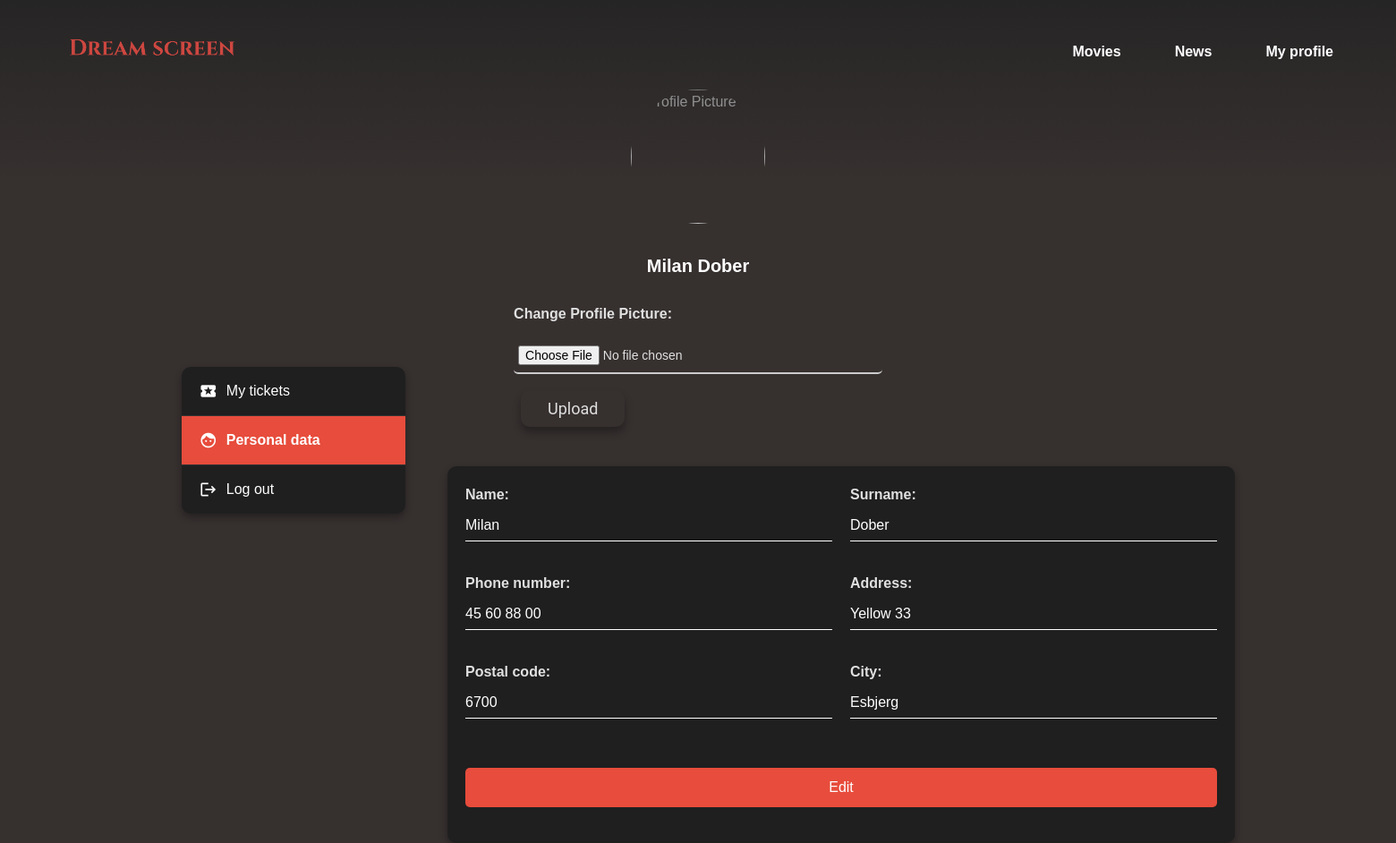
Page /user_profile/views/user_data.php (signed in) on the committed database.
### tables this page shows
CREATE TABLE User (
    userID INT AUTO_INCREMENT PRIMARY KEY,
    firstName VARCHAR(80) NOT NULL,
    lastName VARCHAR(80) NOT NULL,
    email VARCHAR(100) NOT NULL,
    userPicture VARCHAR(255),
    phoneNumber VARCHAR(11),
    password VARCHAR(100) NOT NULL,
    street VARCHAR(100),
    postalCode VARCHAR(4),
    FOREIGN KEY (postalCode) REFERENCES PostalCode(postalCode)
);

CREATE TABLE PostalCode (
    postalCode VARCHAR(4) NOT NULL PRIMARY KEY,
    city CHAR(80) NOT NULL
);

### user_profile/templates/user_sidebar_logic.php (called while the page is built, shortened)
<?php
require_once '../classes/user.php';
$userID = $_SESSION['user_id'];
$user = new User();
$currentPage = basename($_SERVER['PHP_SELF']);
$userData = $user->getUserProfile($userID);
$userData = array_map(
    fn($value) => $value !== null ? htmlspecialchars($value, ENT_QUOTES, 'UTF-8') : '',
    $userData
);
?>

### user_profile/classes/user.php (called while the page is built, shortened)
<?php
require_once '../../includes/connection.php';
class User {
    private $db;
    public function __construct() {
        global $db;
        $this->db = $db;
    }
    public function getUserProfile($userID) {
        $stmt = $this->db->prepare('
            SELECT u.*, p.city
            FROM User u
            LEFT JOIN PostalCode p ON u.postalCode = p.postalCode
            WHERE userID = :userID
        ');
        $stmt->execute(['userID' => $userID]);
        return $stmt->fetch(PDO::FETCH_ASSOC);
    }
}

### user_profile/views/user_data.php (the view, shortened to what this page needs)
<?php
require_once '../classes/user.php';
require_once '../templates/user_sidebar.php';
require_once '../../navbar_footer/cinema_navbar.php';
$userID = $_SESSION['user_id'];
$user = new User();
$userData = $user->getUserProfile($userID);
$userData = array_map(fn($value) => htmlspecialchars($value, ENT_QUOTES, 'UTF-8'), $userData);
?>
<!DOCTYPE html>
<html lang="en">
<head>
    <link rel="stylesheet" href="../../css/style.css">
</head>
<body>
<div class="user-account-main">
    <div class="user-account-data">
        <div class="user-account-form-container">
            <div class="form-group">
                <label>Name:</label>
                <p><?= $userData['firstName'] ?? 'Not provided'; ?></p>
            </div>
            <div class="form-group">
                <label>Surname:</label>
                <p><?= $userData['lastName'] ?? 'Not provided'; ?></p>
            </div>
            <div class="form-group">
                <label>Phone number:</label>
                <p><?= $userData['phoneNumber'] ?? 'Not provided'; ?></p>
            </div>
            <div class="form-group">
                <label>Address:</label>
                <p><?= $userData['street'] ?? 'Not provided'; ?></p>
            </div>
            <div class="form-group">
                <label>Postal code:</label>
                <p><?= $userData['postalCode'] ?? 'Not provided'; ?></p>
            </div>
            <div class="form-group">
                <label>City:</label>
                <p><?= $userData['city'] ?? 'Not provided'; ?></p>
            </div>
        </div>
        <div class="form-actions">
            <a href="edit_user.php" class="user-account-edit-btn">Edit</a>
        </div>
    </div>
</div>
</body>
</html>

### user_profile/templates/user_sidebar.php (shortened to what this page needs)
<?php require_once 'user_sidebar_logic.php'; ?>
<ul class="user-account-sidebar">
    <li class="user-nav-item">
        <a href="../views/tickets.php" class="user-account-sidebar-link <?= $currentPage === 'tickets.php' ? 'active' : ''; ?>">
            <span class="material-icons">local_activity</span> My tickets
        </a>
    </li>
    <li class="user-nav-item">
        <a href="../views/user_data.php" class="user-account-sidebar-link <?= $currentPage === 'user_data.php' ? 'active' : ''; ?>">
            <span class="material-icons">face</span> Personal data
        </a>
    </li>
    <li class="user-nav-item">
        <a href="../../loginPDO/actions/logout.php" class="user-account-sidebar-link">
            <span class="material-icons">logout</span> Log out
        </a>
    </li>
</ul>
<section class="user-account-profile">
    <img src="<?= $userData['userPicture'] ?>" alt="Profile Picture" class="user-account-avatar">
    <h2 class="user-account-name"><?= $userData['firstName'] . ' ' . $userData['lastName']; ?></h2>
    <form action="" method="post" enctype="multipart/form-data">
        <label for="userPicture">Change Profile Picture:</label>
        <input type="file" name="userPicture" id="userPicture" accept="image/jpeg, image/png">
        <button type="submit" class="btn btn-primary">Upload</button>
    </form>
</section>

### css/style.css (style rules this page uses)
body { font-family: Arial, Helvetica, sans-serif; background: #36302F; color: #E0E0E0; margin: 0; padding: 0; box-sizing: border-box; line-height: 1.5; }
h1, h2, h3, h4, h5 { color: #ffffff; font-weight: 600; margin: 1em 0 0.5em; line-height: 1.2; }
h2 { font-size: 1.7em; padding-bottom: 20px; text-align: center; }
p { color: #E0E0E0; }
button, .btn-primary, .btn-secondary { font-family: 'Roboto', sans-serif; font-size: 18px; cursor: pointer; padding: 10px 30px; margin: 8px; border-radius: 10px; transition: all 0.3s ease; display: inline-flex; align-items: center; justify-content: center; text-align: center; text-decoration: none; box-shadow: 0 6px 10px rgba(0, 0, 0, 0.3); }
.btn-primary { background-color: #36302F; color: #E0E0E0; border: none; }
input { width: 100%; padding: 10px; margin: 10px 0; border: 1px solid #aaa; border-radius: 5px; }
.user-account-profile { display: flex; flex-direction: column; align-items: center; margin-bottom: 20px; margin-top: 100px; }
.user-account-avatar { width: 150px; height: 150px; border-radius: 50%; margin-bottom: 15px; }
.user-account-name { font-size: 20px; text-align: center; color: #ffffff; font-weight: bold; margin-bottom: 10px; }
.user-account-sidebar { list-style: none; padding: 0; margin-top: 310px; margin-left: 13%; width: 250px; background: #1f1f1f; border-radius: 10px; position: fixed; box-shadow: 0px 4px 8px rgba(0, 0, 0, 0.3); }
.user-nav-item { border-bottom: 1px solid #333; }
.user-nav-item:last-child { border-bottom: none; }
.user-account-sidebar-link { display: flex; align-items: center; padding: 15px 20px; text-decoration: none; color: #fff; font-size: 16px; transition: background-color 0.3s, color 0.3s; }
.user-account-sidebar-link span.material-icons { margin-right: 10px; font-size: 20px; }
.user-account-sidebar-link.active { background-color: #e74c3c; color: #fff; font-weight: bold; }
.user-account-main { display: flex; justify-content: space-between; padding: 0; margin-left: 500px; width: 1200px; }
.user-account-data { width: 70%; background-color: #2b2b2b; padding: 20px; border-radius: 10px; box-shadow: 0 4px 8px rgba(0, 0, 0, 0.3); background: #1f1f1f; }
.user-account-form-container { display: grid; grid-template-columns: 1fr 1fr; gap: 20px; }
.form-group label { font-weight: bold; margin-bottom: 5px; display: block; fill:none; }
.form-group p { border: none; border-bottom: 1px solid #fff; color: #ffffff; padding: 5px 0; background-color: transparent; margin: 0; }
.user-account-edit-btn { padding: 10px 40px; background-color: #e74c3c; border: none; color: #ffffff; border-radius: 5px; cursor: pointer; font-size: 16px; text-align: center; text-decoration: none; display: block; margin: 40px 0 20px 0; text-align: center; }
.form-group { margin-bottom: 15px; text-align: left; background-color: none; }
label { display: block; font-weight: bold; margin-bottom: 5px; }
input[type="text"], input[type="email"], input[type="file"] { width: 100%; border: none; border-bottom: 2px solid #ccc; padding: 8px 5px; font-size: 14px; outline: none; transition: border-color 0.3s; background-color: none; }

### rows in the picture
user: firstName "Milan", lastName "Dober", phoneNumber "45 60 88 00", street "Yellow 33", postalCode "6700", postalCode.city "Esbjerg"
